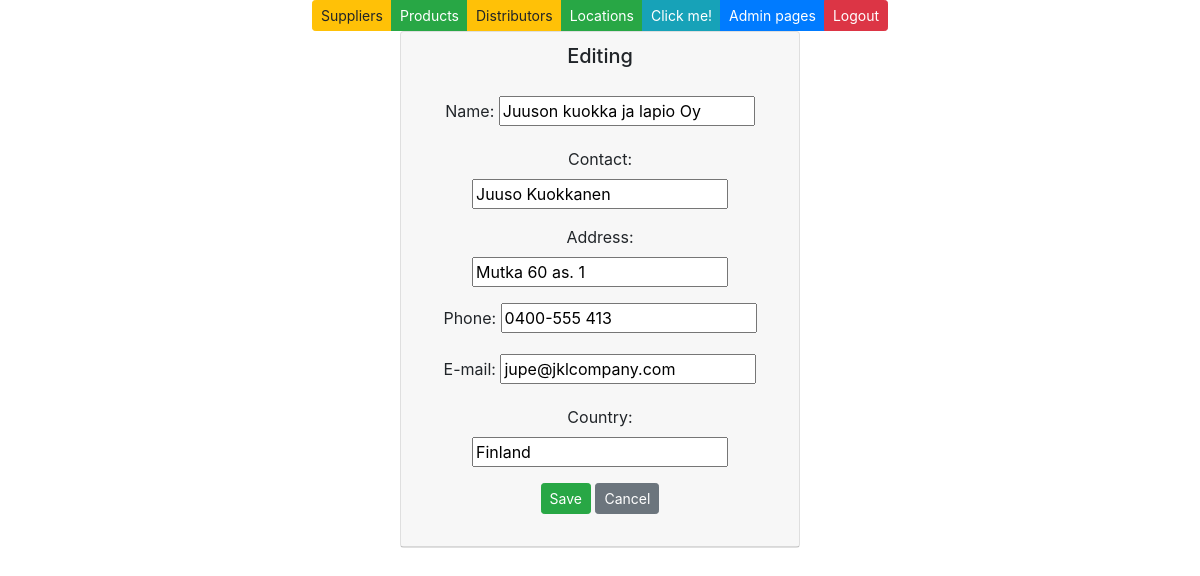
The app's page /edit-supplier-get/1/ with its own data.
### app/models.py (models this page shows, shortened)
class Supplier(models.Model):
    companyname = models.CharField(max_length = 50, default="firma")
    contactname = models.CharField(max_length = 50, default="firma")
    address = models.CharField(max_length = 100, default="firma")
    phone = models.CharField(max_length = 20, default="firma")
    email = models.CharField(max_length = 50, default="firma")
    country = models.CharField(max_length = 50, default="firma")

### app/views.py (the view)
# urls.py: path('edit-supplier-get/<int:id>/', editsupplierget),
def editsupplierget(request, id):
    supplier = Supplier.objects.get(id = id)
    context = {'supplier': supplier}
    return render (request,"editsupplier.html",context)

### app/templates/editsupplier.html (shortened to what this page needs)
{% extends 'index.html' %}
{% block content %}
<div class="card" style="width: 25rem;">
    <div class="card-header">
        <h5>Editing {{product.supplier.companyname}}</h5>
        <div class="card-body">
            <form method="post" action="/edit-supplier-post/{{supplier.id}}/">
                <div class="form-group">
                    <label>Name:</label>
                    <input type="text" name="companyname" value="{{supplier.companyname}}">
                </div>
                <div class="form-group">
                    <label>Contact:</label>
                    <input type="text" name="contactname" value="{{supplier.contactname}}">
                </div>
                <div class="form-group">
                    <label>Address:</label>
                    <input type="text" name="address" value="{{supplier.address}}">
                </div>
                <div class="form-group">
                    <label>Phone:</label>
                    <input type="text" name="phone" value="{{supplier.phone}}">
                </div>
                <div class="form-group">
                    <label>E-mail:</label>
                    <input type="text" name="email" value="{{supplier.email}}">
                </div>
                <div class="form-group">
                    <label>Country:</label>
                    <input type="text" name="country" value="{{supplier.country}}">
                </div>
                <input type="submit" value="Save" class="btn btn-success btn-sm">
                <input type="button" onclick="window.location.href='/suppliers'"class="btn btn-secondary btn-sm" value="Cancel">
            </form>
        </div>
    </div>
</div>
{% endblock %}

### records on screen
Supplier: companyname "Juuson kuokka ja lapio Oy", contactname "Juuso Kuokkanen", address "Mutka 60 as. 1", phone "0400-555 413", email "jupe@jklcompany.com", country "Finland"
